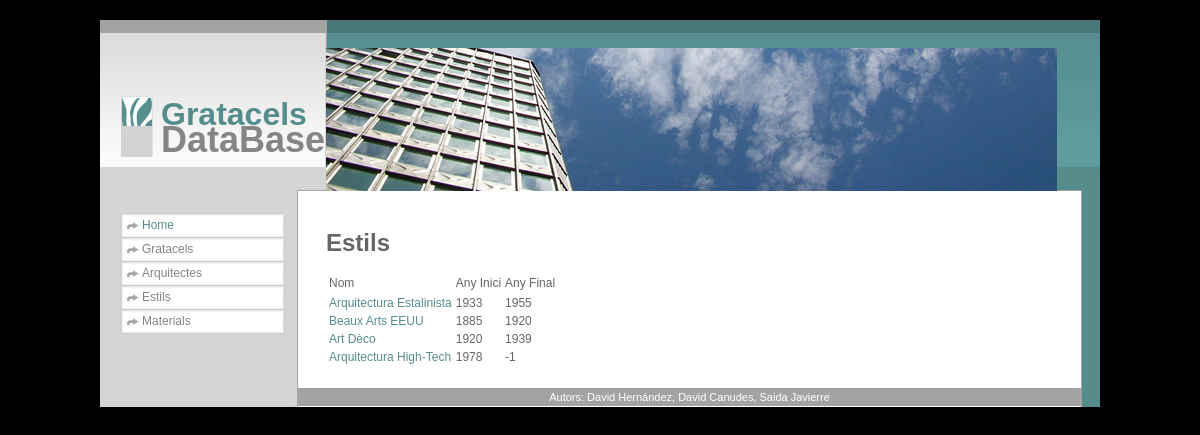
/estil/, run on an earlier commit of the app's database.
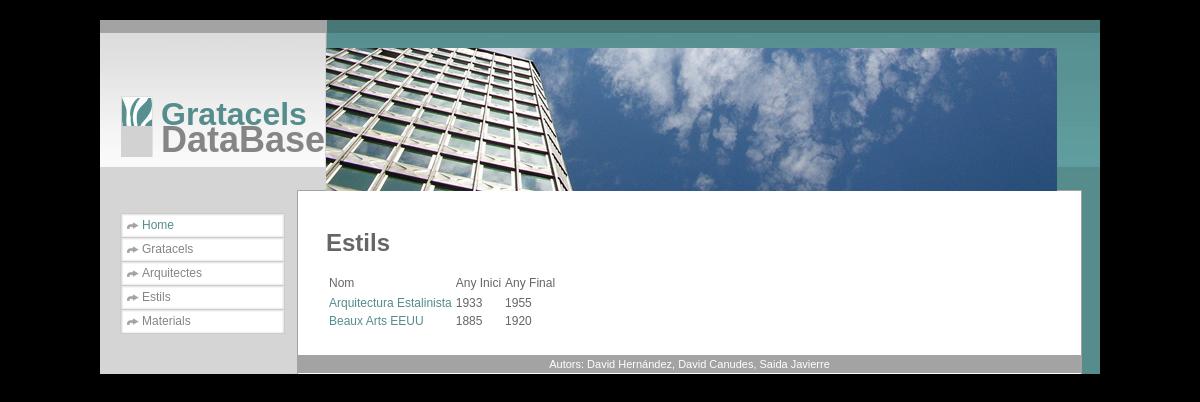
And on a later commit of the database.
### igratacels/models.py (models this page shows)
class Estil (models.Model):
	idEstil = models.AutoField(primary_key=True)
	nom = models.TextField(max_length=25)
	dataInici = models.IntegerField(max_length=4)
	dataFi = models.IntegerField(max_length=4, blank = True,null=True)

### igratacels/views.py (the view)
# urls.py: url(r'^estil/$', estil_list),
def estil_list(request):
	try:
		estils = Estil.objects.all()
	except:
		raise Http404('Materials no trobats')
	template = get_template('estil_list.html')
	variables = Context({
		'titlehead': 'Gratacels aPP',
		'pagetitle': 'Welcome to the Gratacels aPPlication',
		'contentbody': 'Managing non legal funding since 2013',
		'estils': estils
		})
	output = template.render(variables)
	return HttpResponse(output)

### igratacels/templates/estil_list.html (shortened to what this page needs)
<!DOCTYPE html PUBLIC "-//W3C//DTD XHTML 1.0 Strict//EN"
	"http://www.w3.org/TR/xhtml1/DTD/xhtml1-strict.dtd">
<html xmlns="http://www.w3.org/1999/xhtml" xml:lang="en" >
<head>
</head>
<body>
<div id="wrapper">
	<div id="head">
        <img class="header_image" src="/static/img/header_image.jpg" alt="Header image" />
    	<img class="icon" src="/static/img/logo.jpg" alt="Logo" />
    	<h1>Gratacels</h1>
        <h2>DataBase</h2>
    </div>
    <div id="main">
    	<div id="navi">
        	<ul>
            	<li><a class="selected" href="home">Home</a></li>
            	<li><a href="gratacel">Gratacels</a></li>
            	<li><a href="arquitecte">Arquitectes</a></li>
            	<li><a href="estil">Estils</a></li>
            	<li><a href="material">Materials</a></li>
        </div>
        <div id="content">
<h1>Estils</h1>
{% if estils %}
<table>
<thead>
<tr><td>Nom</td><td>Any Inici</td><td>Any Final</td><tr>
</thead>
{% for estil in estils %}
<tr>
<td><a href="/estil/{{estil.idEstil}}"> {{estil.nom}}</a></td><td> {{estil.dataInici}}</td><td>{{estil.dataFi}}</td>
</tr>
{% endfor %}
</table>
{% else %}
<p>No hi ha estils a la base de dades</p>
{% endif %}
      </div>
    </div>
    <div id="footer">
    	<p> Autors: David Hernández, David Canudes, Saida Javierre </p>
    </div>
</div>
</body>
</html>

What changed in the data, as far as the page shows it:
removed Estil: nom "Art Dèco", dataInici "1920", dataFi "1939"
removed Estil: nom "Arquitectura High-Tech", dataInici "1978", dataFi "-1"
